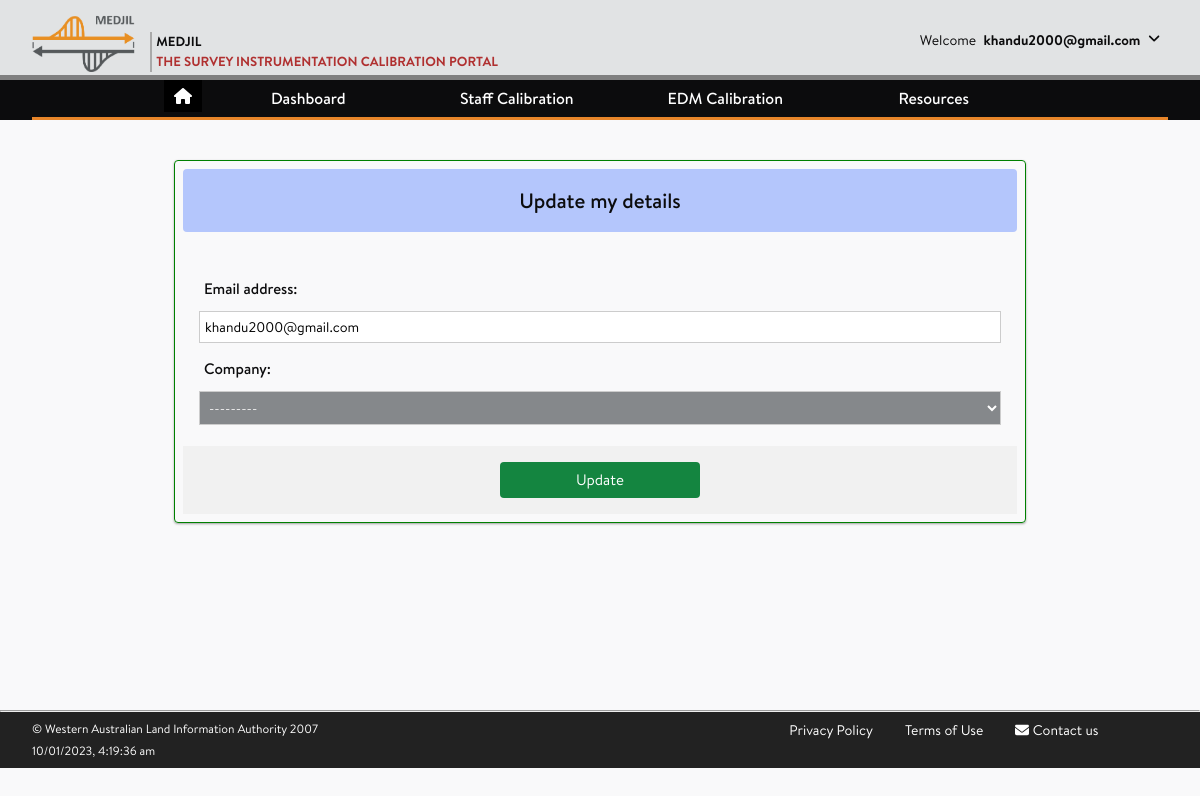
/accounts/user_profile/ (signed in), run on an earlier commit of the app's database.
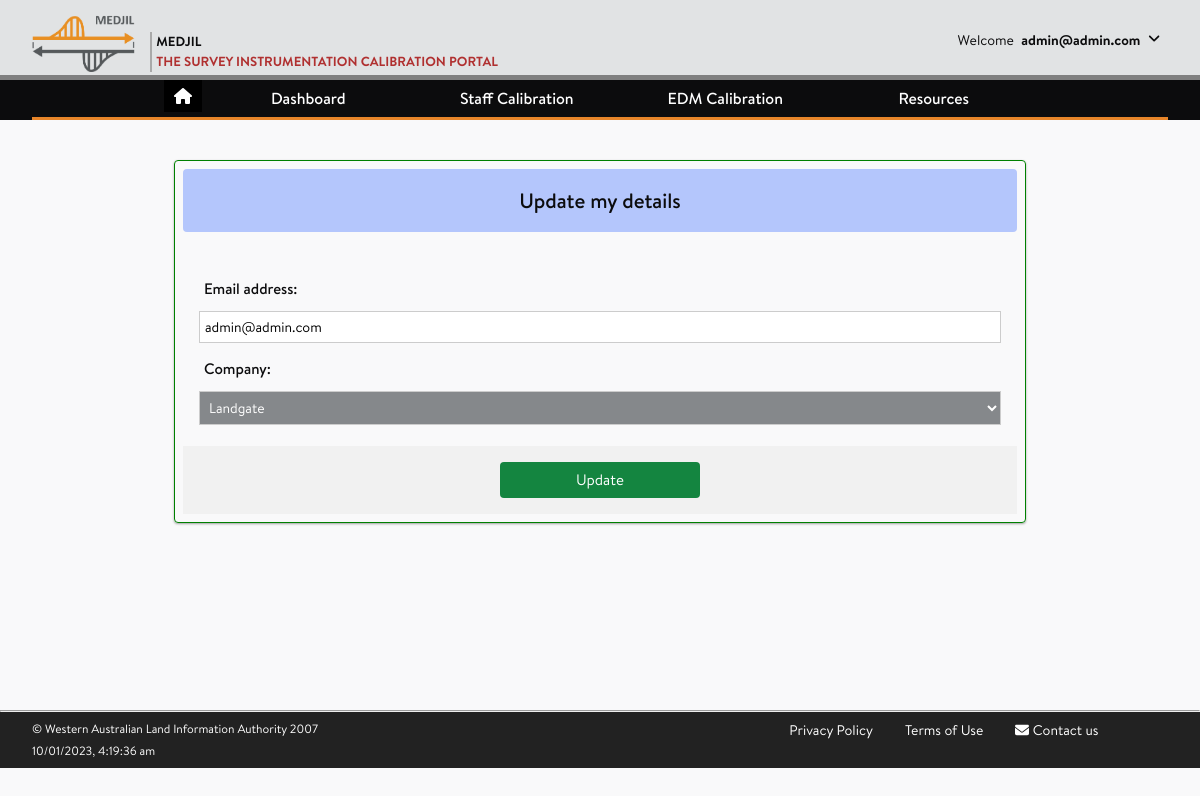
And on a later commit of the database.
### accounts/models.py (models this page shows, shortened)
class CustomUser(AbstractUser):
    company = models.ForeignKey(
                                Company,
                                on_delete = models.SET_NULL,
                                blank = True,
                                null = True,
    )
    username = None
    email = LowerCaseEmailField(_('email address'),
                                max_length = 150,
                                unique=True,
                                error_messages = {
                                    'unique': _("The user with that email address already exists.")
                                })
    USERNAME_FIELD = 'email'
    REQUIRED_FIELDS = []
    objects = CustomUserManager()

### accounts/views.py (the view)
# urls.py: path('user_profile/', views.user_profile, name='user_profile'),
def user_profile(request):
    if request.method=='POST':
        form = CustomUserChangeForm(data=request.POST, instance=request.user)
        if form.is_valid():
            user = form.save(commit=False)
            user.save()
            messages.success(request, 'Your profile is updated successfully')
            return redirect ('accounts:user_account')
    else:
        form = CustomUserChangeForm(instance = request.user)
    return render(request, 'accounts/user_profile_update.html', {'form': form})

### accounts/forms.py
class CustomUserChangeForm(ModelForm):
    class Meta:
        model = CustomUser
        fields = ['email', 'company']

### accounts/models.py (called while the page is built)
    def __str__(self):
        return self.company_name

### accounts/templates/accounts/user_profile_update.html (shortened to what this page needs)
{% extends 'base_generic.html' %}
{% block content %}
<article class="post">
	<div class="post-content mt-5">
		<form class="site-form" method="post">
			<div class="mb-5 site-form-header bg-indigo-300 rounded px-2">
                <h2 class="text-center">Update my details</h2>
            </div>
			<div class="form-container">
				{{ form }}
			</div>
			<div class="button-container">
				<button class="submit-button bg-green-500 hover:bg-green-400 text-base" type="submit" >Update</button>
			</div>
		</form>
	</div>
</article>
 {% endblock %}

### templates/base_generic.html (shortened to what this page needs)
{% load static %}
<!DOCTYPE html>
<html lang="en">
<head>
    <link rel="stylesheet" href="https://cdnjs.cloudflare.com/ajax/libs/font-awesome/6.2.0/css/all.min.css" />
    <link rel="stylesheet" href="{% static 'main.css' %}">
    <link rel="stylesheet" href="{% static 'fonts/stylesheet.css' %}">
    <link rel="stylesheet" href="{% static 'style_ib.css' %}">
</head>
<body>
    <div class="page-wrap">
    <header class="page-header">
        <div class="wrapper">
            <div class="header-wrapper">
                <a class="header-logo" href="{% url 'home' %}">
                    <img src="{% static 'logo.png' %}" alt="Medjil">
                    <p>
                        <span>Medjil</span>
                        <span>The Survey Instrumentation Calibration Portal</span>
                    </p>
                </a>
                <div class="header-userinfo">
                        <div>
                            <span>Welcome</span>
                                {% if user.is_authenticated %}
                                    {% if not user.first_name %}
                                        <span><strong> {{ user.email }}</strong></span>
                                    {% else %}
                                        <span><strong>{{ user.first_name }}</strong></span>
                                    {% endif %}
                                {% endif %}
                                <span>
                                    <a href="#" id="header-toggle"><i class="fas fa-angle-down rotate" aria-hidden="true"></i></a>
                                </span>
                        </div>
                </div>
            </div>
        </div>
    </header>
    <nav class="page-nav">
        <div class="wrapper">
            <ul class="nav-links">
            		<li>
            				<ul>
            						<button class="btn_home"><a href="{% url 'home' %}"><i class="fa fa-home"></i></a></button>
            				</ul>
            		</li>
                <li class="nav-item has-subnav"><a tabindex="0">Dashboard</a>
                </li>
                <li class="nav-item has-subnav"><a tabindex="0">Staff Calibration</a>
                </li>
                <li class="nav-item has-subnav"><a tabindex="0">EDM Calibration </a>
                </li>
                <li class="nav-item has-subnav"><a tabindex="0">Resources</a>
                </li>
            </ul>
        </div>
    </nav>
    <main class="page-content">
        <div class="wrapper">
            {% block content %}
            {% endblock content %}
        </div>
    </main>
    <hr>
    <footer class="page-footer">
        <div class="wrapper">
            <div class="footer-row3">
                <div class="policy-col-1">
                    <a href="{% url 'terms' %}">Privacy Policy</a>
                    <a href="{% url 'terms' %}">Terms of Use</a>
                    <a href="mailto:geodesy@landgate.wa.gov.au"><i class="fas fa-envelope"></i> <span>Contact us</span></a>
                </div>
                <div class="policy-col-2">
                      <p>&#169; Western Australian Land Information Authority 2007</p>
                      <span id="current_time"></span>
                </div>
            </div>
        </div>
    </footer>
</body>
</html>

What changed in the data, as far as the page shows it:
changed CustomUser: email "khandu2000@gmail.com" → "admin@admin.com"; company "---------" → "Landgate"
